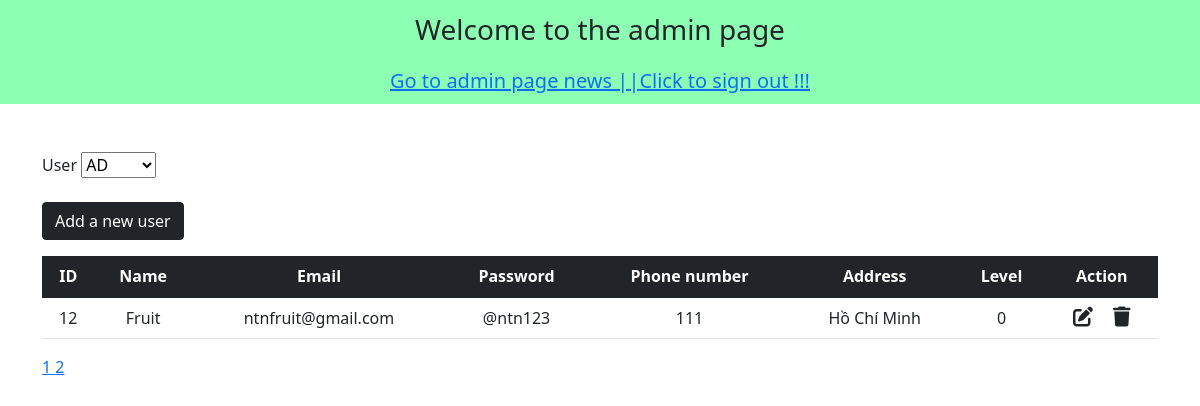
The app's page /admin/index.php?page=2 (signed in) with its own data.
### tables this page shows
CREATE TABLE `users` (
  `ID` int NOT NULL AUTO_INCREMENT,
  `name` varchar(50) DEFAULT NULL,
  `email` varchar(50) DEFAULT NULL,
  `password` varchar(50) DEFAULT NULL,
  `phone_number` varchar(20) DEFAULT NULL,
  `address` text,
  `level` tinyint(1) DEFAULT NULL,
  PRIMARY KEY (`ID`)
);

### admin/index.php (the view, shortened to what this page needs)
<!DOCTYPE html>
<html lang="en">
<head>
    <link href="https://cdn.jsdelivr.net/npm/bootstrap@5.1.3/dist/css/bootstrap.min.css" rel="stylesheet">
    <link rel="stylesheet" href="https://cdnjs.cloudflare.com/ajax/libs/font-awesome/6.2.0/css/all.min.css" />
</head>
<body>
<nav class="navbar navbar-light justify-content-center fs-3 mb" style="background-color: #00ff5573;">
    Welcome to the admin page
</nav>
<nav class="navbar navbar-light justify-content-center fs-5 mb-5" style="background-color: #00ff5573;">
    <a href="../user.php">Go to admin page news ||</a>
    <a href="../user_logout.php">Click to sign out !!!</a>
</nav>
<div class="container">
    <?php
        require 'connect.php';
        $query_num_users = "SELECT * FROM users";
        $result_num_users = mysqli_query($connect,$query_num_users);
        $num_users = mysqli_num_rows($result_num_users);
        $num_users_per_page = 5;
        $num_page = ceil($num_users / $num_users_per_page);
        $page = 1;
        if(isset($_GET['page'])){
            $page = $_GET['page'];
        }
        $num_page_bypass = $num_users_per_page*($page-1);
        $query = "SELECT * FROM users LIMIT $num_users_per_page OFFSET $num_page_bypass";
        $result = mysqli_query($connect,$query);
    ?>
    User
    <?php
        $query_users = "SELECT * FROM users";
        $result_users = mysqli_query($connect,$query_users);
    ?>
    <select name="select_user"  onchange="this.options[this.selectedIndex].value && (window.location = this.options[this.selectedIndex].value);">
    <?php foreach ($result_users as $each_user) { ?>
        <option value="user.php?ID=<?php echo $each_user['ID'] ?>"
            <?php if($each_user['ID'] == $_SESSION['id']) { ?>
                    selected
            <?php } ?>
            >
            <?php echo $each_user['name'] ?>
        </option>
    <?php } ?>
    </select>
    <br><br>
    <a href="user_insert.php" class="btn btn-dark mb-3">
        Add a new user
    </a>
    <table class="table table-hover text-center">
        <thead class="table-dark">
            <tr>
            <th scope="col">ID</th>
            <th scope="col">Name</th>
            <th scope="col">Email</th>
            <th scope="col">Password</th>
            <th scope="col">Phone number</th>
            <th scope="col">Address</th>
            <th scope="col">Level</th>
            <th scope="col">Action</th>
            </tr>
        </thead>
        <tbody>
            <?php
                while($row = mysqli_fetch_assoc($result)){ ?>
                    <tr>
                        <td><?php echo $row['ID'] ?></td>
                        <td><?php echo $row['name'] ?></td>
                        <td><?php echo $row['email'] ?></td>
                        <td><?php echo $row['password'] ?></td>
                        <td><?php echo $row['phone_number'] ?></td>
                        <td><?php echo $row['address'] ?></td>
                        <td><?php echo $row['level'] ?></td>
                        <td>
                            <a href="user_update.php?ID=<?php echo $row['ID'] ?>" class="link-dark"><i class="fa-solid fa-pen-to-square fs-5 me-3"></i></a>
                            <a href="user_delete.php?ID=<?php echo $row['ID'] ?>" class="link-dark"><i class="fa-solid fa-trash fs-5"></i></a>
                        </td>
                    </tr>
            <?php } ?>
        </tbody>
    </table>
    <?php for ($page=1; $page <= $num_page; $page++) { ?>
        <a href="?page=<?php echo $page ?>">
            <?php echo $page ?>
        </a>
    <?php } ?>
</div>
</body>
</html>

### records on screen
users: ID "12", name "Fruit", email "ntnfruit@gmail.com", password "@ntn123", phone_number "111", address "Hồ Chí Minh", level "0"

### other values on screen
form field select_user "AD"
